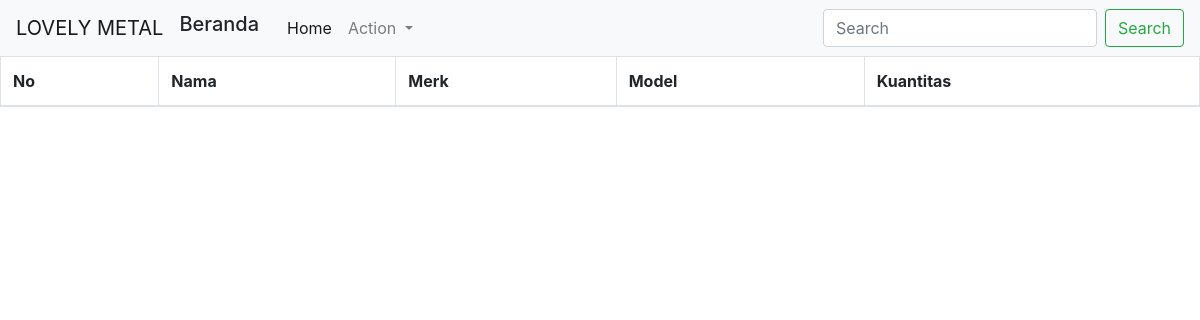
Before: / with the older database file.
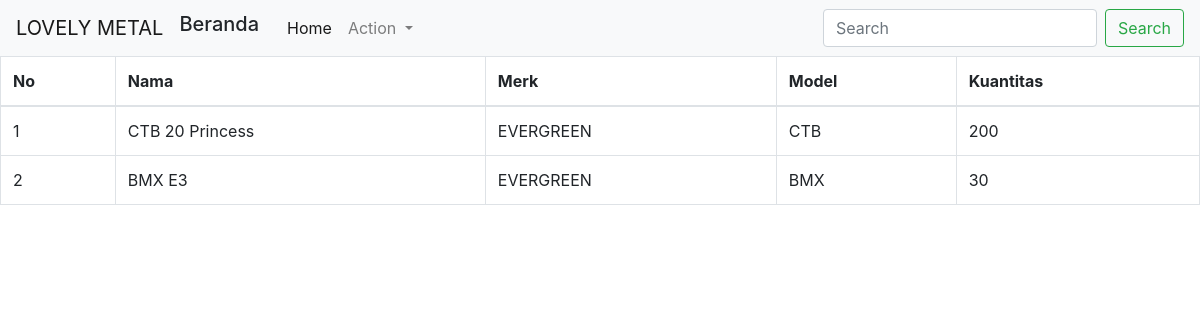
After: the same page with the newer database file.
### tables this page shows
CREATE TABLE `masuk` (
  `id` int(11) NOT NULL,
  `nama` varchar(40) NOT NULL,
  `merk` varchar(20) NOT NULL,
  `model` varchar(20) NOT NULL,
  `qty` int(11) NOT NULL,
  `tgl` date NOT NULL,
  `time` timestamp NOT NULL DEFAULT current_timestamp() ON UPDATE current_timestamp()
);

### index.php (the view, shortened to what this page needs)
<!doctype html>
<html lang="en">
  <head>
    <link rel="stylesheet" href="https://stackpath.bootstrapcdn.com/bootstrap/4.1.3/css/bootstrap.min.css">
  </head>
  <body>
      <nav class="navbar navbar-expand-sm navbar-light bg-light">
        <a class="navbar-brand" href="#">LOVELY METAL</a>
        <h5 style="margin-right: 20px;"> Beranda </h5>
        <div class="collapse navbar-collapse" id="navbarSupportedContent">
          <ul class="navbar-nav mr-auto">
            <li class="nav-item active">
              <a class="nav-link" href="index.php">Home <span class="sr-only">(current)</span></a>
            </li>
            <li class="nav-item dropdown">
              <a class="nav-link dropdown-toggle" href="#" id="navbarDropdown" role="button" data-toggle="dropdown" aria-haspopup="true" aria-expanded="false">
                Action
              </a>
            </li>
          </ul>
          <form class="form-inline my-2 my-lg-0">
            <input class="form-control mr-sm-2" type="search" placeholder="Search" aria-label="Search">
            <button class="btn btn-outline-success my-2 my-sm-0" type="submit">Search</button>
          </form>
        </div>
      </nav>
        <table class="table table-bordered">
      <thead>
        <tr>
          <th scope="col">No</th>
          <th scope="col">Nama</th>
          <th scope="col">Merk</th>
          <th scope="col">Model</th>
          <th scope="col">Kuantitas</th>
        </tr>
      </thead>
      <tbody>
                <?php
        include 'koneksi.php';
        $sepeda = mysqli_query($koneksi, "SELECT * FROM masuk");
        $awok = mysqli_query($koneksi, "SELECT masuk.qty-keluar.qty as hasil FROM masuk join keluar on masuk.id=keluar.id");
        $nomor = 1;
        while($data = mysqli_fetch_array($sepeda)){
        ?>
        <tr>
          <td><?php echo $nomor++; ?></td>
          <td><?php echo $data['nama']; ?></td>
          <td><?php echo $data['merk']; ?></td>
          <td><?php echo $data['model']; ?></td>
          <td><?php echo $data1 = mysqli_fetch_array($awok)['hasil']; ?></td>
        </tr>
        <?php } ?>
      </tbody>
    </table>
  </body>
</html>

Changed rows visible on the page:
added masuk: nama "CTB 20 Princess", merk "EVERGREEN", model "CTB", hasil "200"
added masuk: nama "BMX E3", merk "EVERGREEN", model "BMX", hasil "30"
